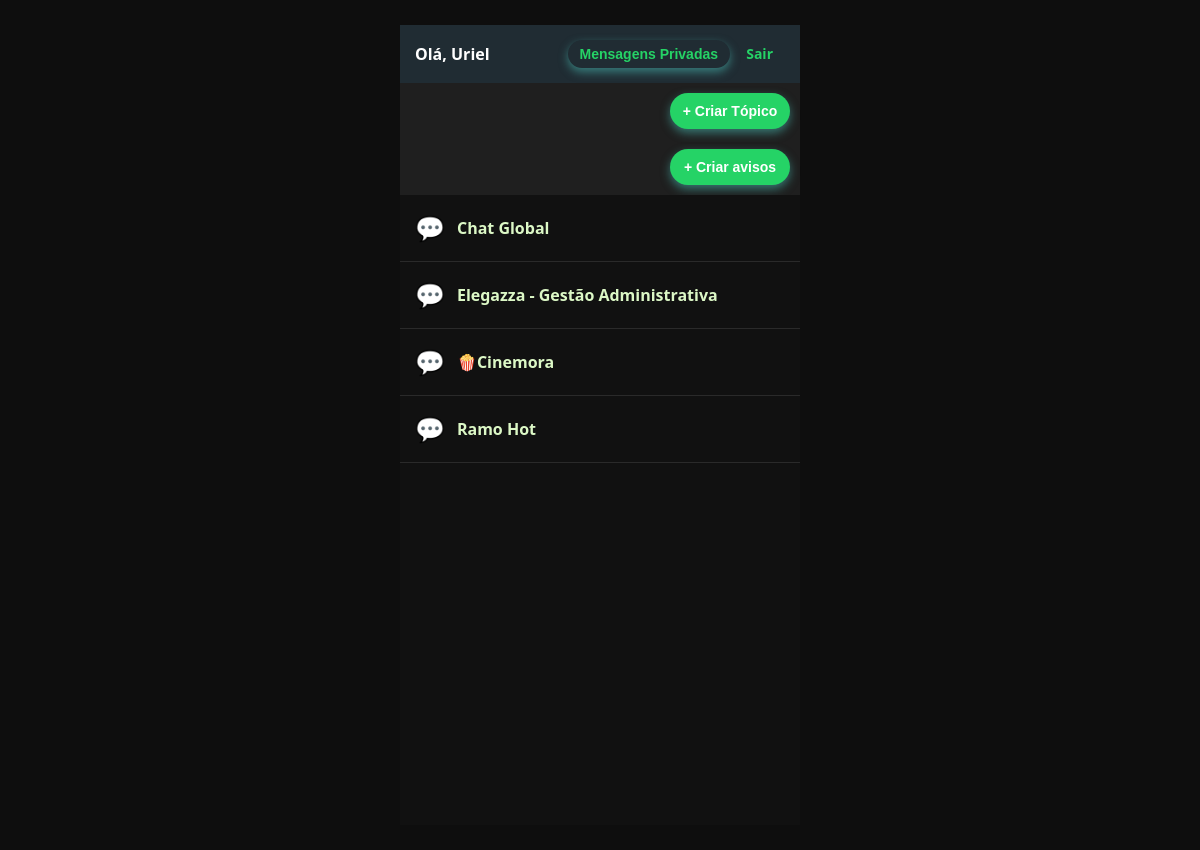
/index.php (signed in), run on the app's committed database.
### tables this page shows
CREATE TABLE `topicos` (
  `id` int(11) NOT NULL,
  `nome` varchar(100) NOT NULL,
  `visibilidade` varchar(255) NOT NULL DEFAULT 'publico',
  `mensagem_fixada` text DEFAULT NULL,
  `trancado` tinyint(1) NOT NULL DEFAULT 0
);

### index.php (the view, shortened to what this page needs)
<?php
include 'conexao.php';
$stmtUser = $conn->prepare("SELECT id, tipo FROM usuarios WHERE usuario = ?");
$stmtUser->bind_param("s", $_SESSION['usuario']);
$stmtUser->execute();
$resUser = $stmtUser->get_result();
$user = $resUser->fetch_assoc();
$userId = $user['id'];
$isAdmin = $user['tipo'] === 'admin';
$sql = "SELECT * FROM topicos WHERE visibilidade = 'publico' OR FIND_IN_SET(?, visibilidade)";
$stmtTopicos = $conn->prepare($sql);
$stmtTopicos->bind_param("i", $userId);
$stmtTopicos->execute();
$resTopicos = $stmtTopicos->get_result();
?>
<!DOCTYPE html>
<html lang="pt-BR">
<head>
  <link rel="stylesheet" href="assets/style.css" />
</head>
<body>
<div class="whatsapp-wrapper">
  <header>
    <span>Olá, <?= htmlspecialchars($_SESSION['usuario']) ?></span>
    <div>
      <button onclick="location.href='usuarios.php'">Mensagens Privadas</button>
      <a href="logout.php">Sair</a>
    </div>
  </header>
  <?php if ($isAdmin): ?>
    <button class="criar-topico" onclick="location.href='criar_topico.php'">+ Criar Tópico</button>
    <button class="criar-topico" onclick="location.href='admin_avisos.php'">+ Criar avisos</button>
  <?php endif; ?>
  <div class="topico-lista">
    <?php if ($resTopicos->num_rows > 0): ?>
      <?php while ($topico = $resTopicos->fetch_assoc()): ?>
        <div class="topico-item">
          <div class="emoji">💬</div>
          <a href="topico.php?id=<?= intval($topico['id']) ?>">
            <?= htmlspecialchars($topico['nome']) ?>
          </a>
        </div>
      <?php endwhile; ?>
    <?php else: ?>
      <p style="padding: 15px; color: #888;">Nenhum tópico disponível.</p>
    <?php endif; ?>
  </div>
</div>
</body>
</html>

### assets/style.css (style rules this page uses)
* { margin: 0; padding: 0; box-sizing: border-box; }
body { font-family: 'Segoe UI', Tahoma, Geneva, Verdana, sans-serif; background-color: #121212; color: #e0e0e0; padding: 25px; line-height: 1.5; min-height: 100vh; }
a { color: #4ecdc4; text-decoration: none; font-weight: 600; transition: color 0.3s ease; }
button { background-color: #4ecdc4; color: #121212; border: none; padding: 14px 28px; font-weight: 700; cursor: pointer; border-radius: 8px; font-size: 1.1rem; transition: background-color 0.3s ease, transform 0.2s ease; user-select: none; box-shadow: 0 4px 10px rgba(78, 205, 196, 0.5); width: auto; min-width: 120px; align-self: flex-start; }

### index.php (style rules this page uses)
* { box-sizing: border-box; }
body { margin: 0; font-family: 'Segoe UI', sans-serif; background-color: #0e0e0e; color: #fff; }
.whatsapp-wrapper { max-width: 400px; height: 100vh; margin: auto; display: flex; flex-direction: column; background-color: #1f1f1f; }
header { background-color: #202c33; padding: 15px; display: flex; justify-content: space-between; align-items: center; color: #fff; font-weight: bold; gap: 15px; }
header a, header button { color: #25d366; text-decoration: none; font-size: 14px; background: none; border: none; cursor: pointer; font-weight: 600; padding: 6px 12px; border-radius: 20px; transition: background-color 0.3s; }
.topico-lista { flex: 1; overflow-y: auto; background-color: #111; }
.topico-item { padding: 15px; display: flex; align-items: center; border-bottom: 1px solid #2a2a2a; cursor: pointer; transition: background 0.3s; }
.topico-item .emoji { font-size: 1.5rem; margin-right: 12px; }
.topico-item a { color: #dcf8c6; text-decoration: none; font-weight: 600; font-size: 1rem; flex: 1; }
.criar-topico { background-color: #25d366; color: #fff; padding: 10px; border: none; border-radius: 50px; margin: 10px; font-weight: bold; cursor: pointer; font-size: 14px; align-self: flex-end; }

### data on the page
topicos: nome "Chat Global"
topicos: nome "Elegazza - Gestão Administrativa"
topicos: nome "🍿Cinemora"
topicos: nome "Ramo Hot"

### other printed values
$_SESSION['usuario'] "Uriel"
